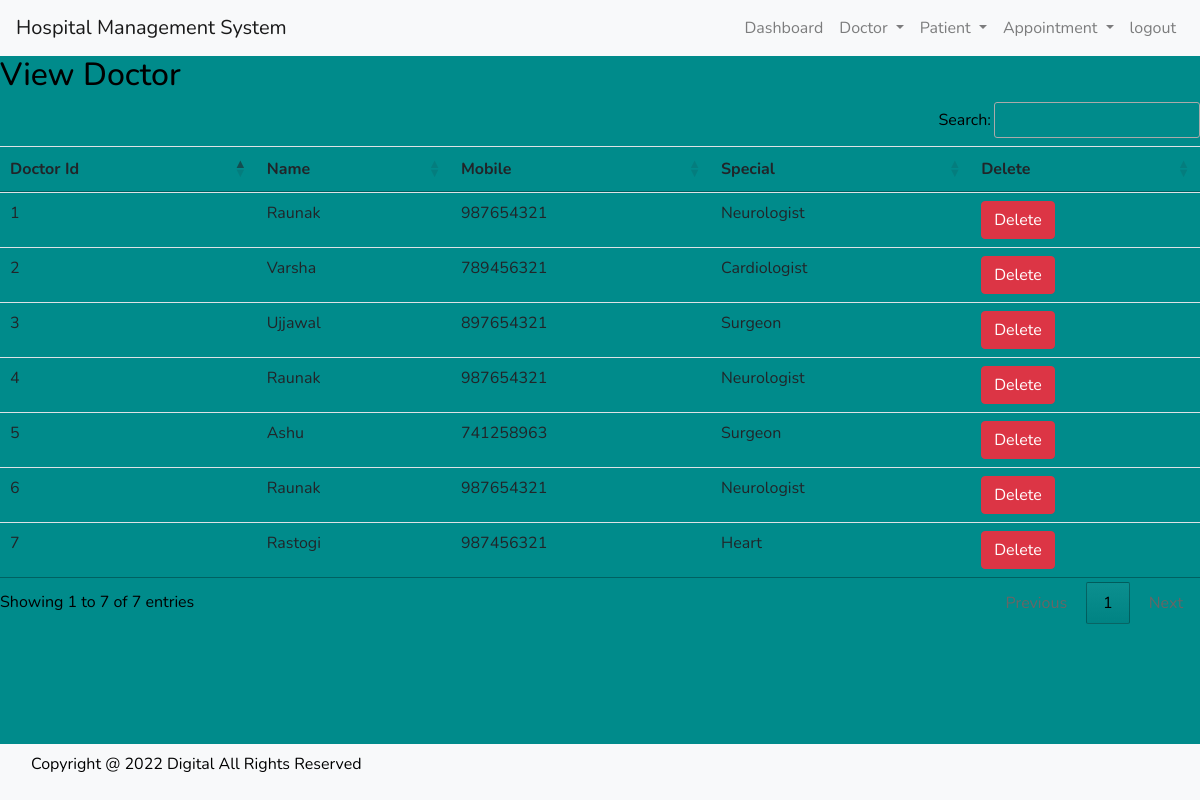
/view_doctor/ (signed in), run on the app's committed database.
### Hospital/models.py (models this page shows)
class Doctor(models.Model):
        Name  = models.CharField(max_length=50)
        mobile = models.IntegerField()
        special  = models.CharField(max_length=50)

### Hospital/views.py (the view)
# urls.py: path('view_doctor/', View_Doctor, name='view_doctor'),
def View_Doctor(request):
    if not request.user.is_staff:
        return redirect('login')
    doc = Doctor.objects.all()
    d = {'doc' : doc}
    return render(request,'view_doctor.html',d)

### Hospital/templates/view_doctor.html
{% include 'base.html' %}
{% include 'navigation.html' %}
{% block content %}
<div>
    <h2>View Doctor</h2>
    <table id="example" class="table table-hover">
        <thead>
            <tr>
                <th>Doctor Id</th>
                <th>Name</th>
                <th>Mobile</th>
                <th>Special</th>
                <th>Delete</th>
            </tr>
        </thead>
        <tbody>
            {% for i in doc %}
            <tr>
                <td>{{i.id}}</td>
                <td>{{i.Name}}</td>
                <td>{{i.mobile}}</td>
                <td>{{i.special}}</td>
                <td><a href ="/delete_doctor{{ i.id }}" onclick="return confirm('Are you sure you want to delete?')"
                    class="btn btn-danger">Delete</a>
                </td>
            </tr>
            {% endfor %}
        </tbody>
</div>
{% endblock content%}
{% include 'footer.html' %}

### Hospital/templates/base.html (shortened to what this page needs)
{% load static %}
<!DOCTYPE html>
<html lang="en"
<head>
    <link rel="stylesheet" href="https://cdn.jsdelivr.net/npm/bootstrap@4.6.1/dist/css/bootstrap.min.css">
    <link rel="stylesheet" href="https://use.fontawesome.com/releases/v5.7.0/css/all.css"/>
    <link rel="stylesheet" type="text/css" href="static/CSS/style.css"/>
    <link rel="stylesheet" href="https://cdn.datatables.net/1.12.1/css/jquery.dataTables.min.css"/>
    <link rel="stylesheet" href="https://cdn.datatables.net/buttons/2.2.3/css/buttons.dataTables.min.css"/>
</head>
<body>
</body>
</html>

### Hospital/templates/navigation.html (shortened to what this page needs)
<nav class="navbar navbar-expand-lg navbar-light bg-light">
  <a class="navbar-brand" href="/">Hospital Management System</a>
  <div class="collapse navbar-collapse" id="navbarSupportedContent">
    <ul class="navbar-nav ml-auto">
      {% if request.user.is_staff %}
      <li class="nav-item">
        <a class="nav-link" href="/index">Dashboard<span class="sr-only">(current)</span></a>
      </li>
      <li class="nav-item dropdown">
        <a class="nav-link dropdown-toggle" href="#" id="navbarDropdown" role="button" data-toggle="dropdown" aria-haspopup="true" aria-expanded="false">
          Doctor
        </a>
        </li>
        <li class="nav-item dropdown">
          <a class="nav-link dropdown-toggle" href="#" id="navbarDropdown" role="button" data-toggle="dropdown" aria-haspopup="true" aria-expanded="false">
            Patient
          </a>
          </li>
          <li class="nav-item dropdown">
            <a class="nav-link dropdown-toggle" href="#" id="navbarDropdown" role="button" data-toggle="dropdown" aria-haspopup="true" aria-expanded="false">
              Appointment
            </a>
            </li>
          <li class="nav-item">
            <a class="nav-link" href="/logout">logout</a>
          </li>
          {% endif%}
        </div>
</nav>

### Hospital/templates/footer.html
<nav class="navbar navbar-expand-sm bg-light navbar-light fixed-bottom">
<div class = "footer-bottom">
    <div class ="container">
      <div class ="row">
        <div class ="col-sm-12 text center ">
          <div class ="copyright-text">
            <p>Copyright @ 2022 Digital All Rights Reserved</p>
          </div>
        </div>
      </div>
    </div>
  </div>
</nav>

### Hospital/static/CSS/style.css (style rules this page uses)
body { font-family: 'Nunito', sans-serif; color: #000000; background-color:darkcyan; overflow-x: hidden; }
a, a:hover, a:focus { text-decoration: none; }
.btn, .btn:focus { outline: none !important; -webkit-box-shadow: none; box-shadow: none; }

### data on the page
Doctor: id "1", Name "Raunak", mobile "987654321", special "Neurologist"
Doctor: id "2", Name "Varsha", mobile "789456321", special "Cardiologist"
Doctor: id "3", Name "Ujjawal", mobile "897654321", special "Surgeon"
Doctor: id "4", Name "Raunak", mobile "987654321", special "Neurologist"
Doctor: id "5", Name "Ashu", mobile "741258963", special "Surgeon"
Doctor: id "6", Name "Raunak", mobile "987654321", special "Neurologist"
Doctor: id "7", Name "Rastogi", mobile "987456321", special "Heart"
